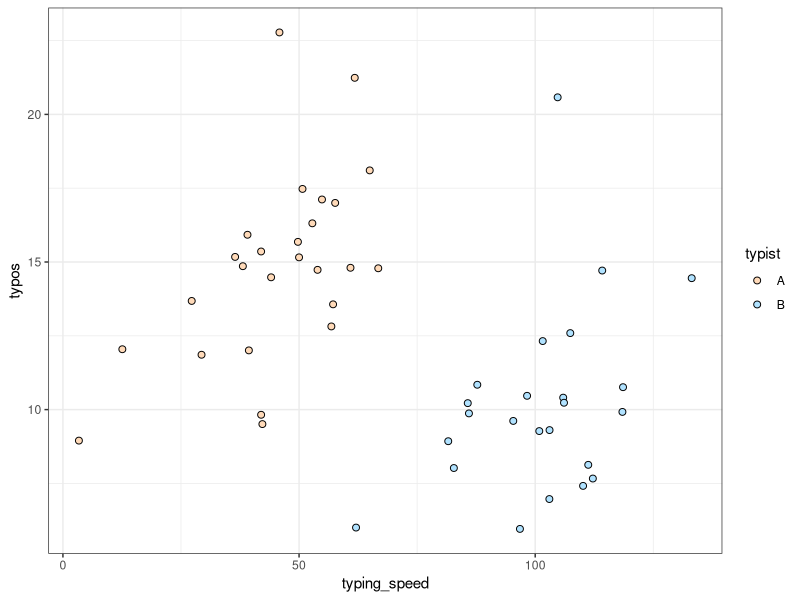

Generate this figure with R:
## ---- chunk 1
#| label: setup
#| message: false
#| echo: false

library(tidyverse)
set.seed(222)
theme_set(theme_bw())
## ---- chunk 2
# These values chosen to represent a scenario where typing faster increases
# typos, but faster typists on average commit fewer typos. If you ignore the
# second predictor (who is typing) then an apparent negative relationship
# emerges, suggesting typing faster reduces typos.
beta_0 <- 10 # Intercept
beta_1 <- 0.1 # Additional typos per increase in speed
beta_2 <- -10 # Difference between typist B and the reference level (typist A)
sigma <- 3 # Standard deviation of the residuals
## ---- chunk 3
# Sample size
N <- 50
# Typist identities
typist <- sample(c("A", "B"), N, replace = TRUE)
# Dummy variable for typist B
typistB <- ifelse(typist == "B", 1, 0)
# Typing speed is _greater_ for typist B, who is also less error-prone
typing_speed <- rnorm(N, mean = ifelse(typist == "B", 100, 45), sd = 15)
## ---- chunk 4
expected_typos <- beta_0 + beta_1 * typing_speed + beta_2 * typistB
## ---- chunk 5
typos <- rnorm(
  n = N,
  mean = expected_typos,
  sd = sigma
)
## ---- chunk 6
simulated_typing <- tibble(typing_speed, typos, typist)

ggplot(simulated_typing, aes(x = typing_speed, y = typos, fill = typist)) +
  geom_point(size = 2, shape = 21) +
  scale_fill_manual(values = c("peachpuff", "lightskyblue1"))
## ---- chunk 7
speed_only <- lm(typos ~ typing_speed, data = simulated_typing)
## ---- chunk 8
speed_typist <- lm(typos ~ typing_speed + typist, data = simulated_typing)
## ---- chunk 9
summary(speed_only) # beta_1 ~= -0.04
summary(speed_typist) # beta_1 ~= 0.10
